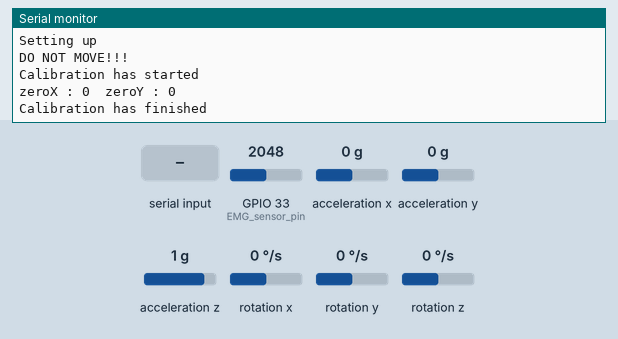
Simulated run of this sketch. Board: ESP32. Parts: the last lines printed to the serial monitor. The inputs (shaded band) are chosen by the test bench; at power-on: acceleration x 0 g, acceleration y 0 g, GPIO 33 (EMG_sensor_pin) = 2048, acceleration z 1 g, rotation x 0 °/s, rotation y 0 °/s, rotation z 0 °/s. Nothing arrives over Bluetooth unless stated.

Above: at 5.8 s.
5.9 s: acceleration x set to -1.4 g
At 6.7 s:
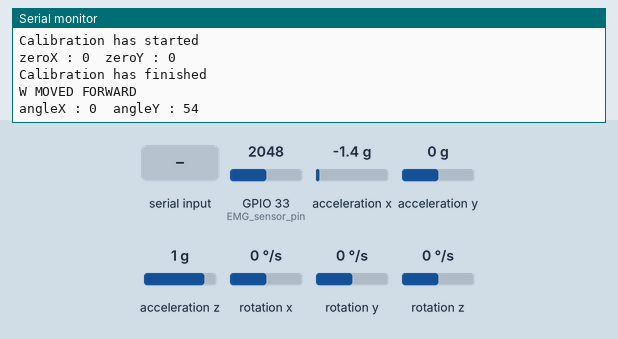
7.4 s: "<1>" received over Serial
At 7.8 s:
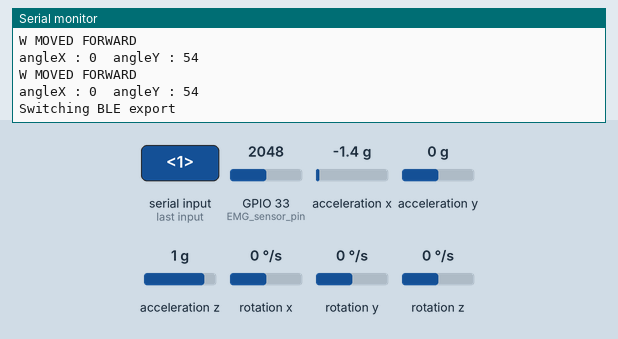
8.9 s: acceleration x set to 0.8 g
At 9.3 s:
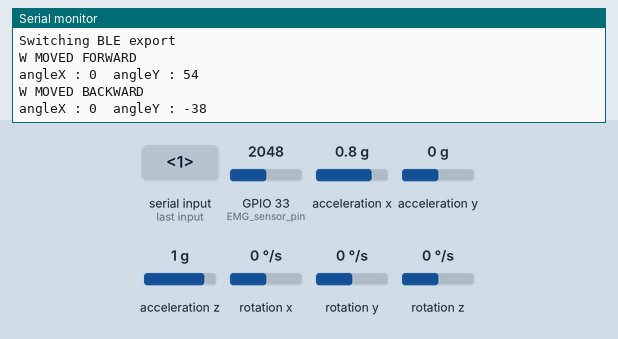
11.4 s: acceleration y set to -1.4 g
At 12.7 s:
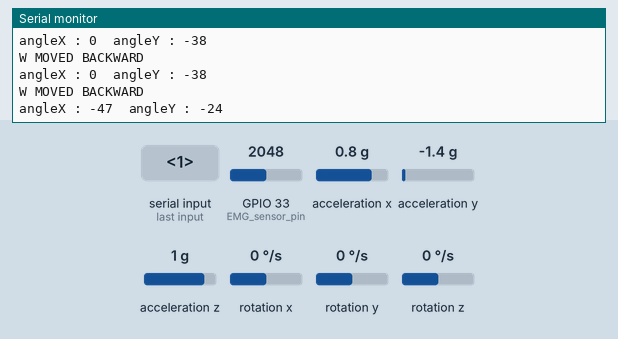
12.9 s: acceleration x set to 0 g
At 13.7 s:
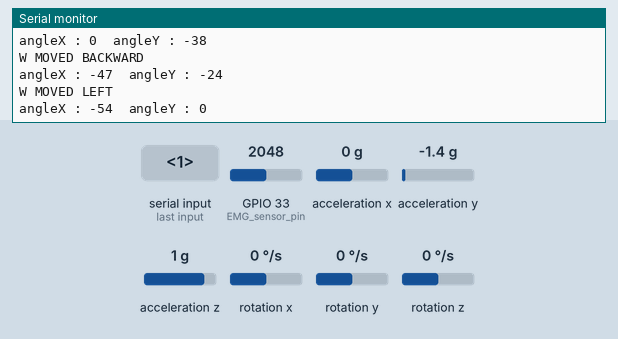
15.4 s: acceleration y set to 0.8 g
At 16.3 s:
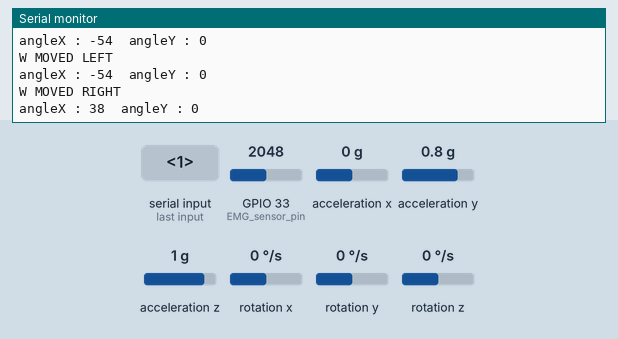
Timing chart, 0 to 18.4 s (numbered marks = the images above; inputs shaded):
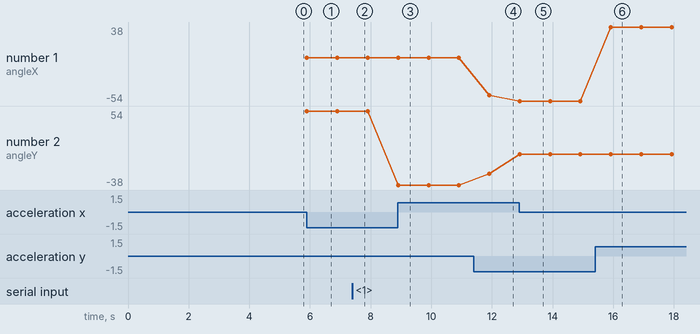

Measured:
- after the input at 5.9 s, the serial monitor: prints a new line at once (image 1)
- after the input at 7.4 s, the serial monitor: prints a new line at once (image 2)
- after the input at 8.9 s, the serial monitor: prints a new line at once (image 3)
- after the input at 11.4 s, the serial monitor: prints a new line after 0.51 s (image 4)
- after the input at 12.9 s, the serial monitor: prints a new line at once (image 5)
- after the input at 15.4 s, the serial monitor: prints a new line after 0.52 s (image 6)
- plotted number 1: 0 → -47 after the input at 11.4 s, -47 → -54 after the input at 12.9 s, -54 → 38 after the input at 15.4 s
- plotted number 2: 54 → -38 after the input at 8.9 s, -38 → -24 after the input at 11.4 s

The sketch:

BP_FINAL.ino
```cpp
// including keyboard library
#include <BleKeyboard.h>
BleKeyboard bleKeyboard;  //     bleKeyboard.write(0xD7,0xD8,0xDA,0xD9);
// including MPU library
#include <MPU6050_tockn.h>
// including WIRE library
#include <Wire.h>
// including BTSerial library

//#define BLEKEYBOARD
// uncomment this if you want to have export as blekeyboard


#include "BluetoothSerial.h"
#if !defined(CONFIG_BT_ENABLED) || !defined(CONFIG_BLUEDROID_ENABLED)
#error Bluetooth is not enabled! Please run `make menuconfig` to and enable it
#endif
BluetoothSerial SerialBT;
// ================================================================
// ===                   MPU6050 variables                      ===
// ================================================================

int actual_X, actual_Y;
int zero_X, zero_Y;
int CalibCount = 2000;
int ThreshHold = 12;
int Move = 0;
String printDir = "";
boolean moved = false;
unsigned long last_pressed = 0;
unsigned long lastShowed = 0;

MPU6050 mpu6050(Wire);

// ================================================================
// ===                   BT variables                           ===
// ================================================================

int dataReaderead[5];
boolean newData = false;
const byte numChars = 32;
char receivedChars[numChars];
boolean BLE_export = false;
String pressed_button;
boolean wasConnected = false;

// ================================================================
// ===                   EMG variables                          ===
// ================================================================

int EMG_sensor_pin = 33;
float EMG_sensor_values;

// XXXXXXXXXXXXXXXXXXXXXXXXXXXXXXXXXXXXXXXXXXXXXXXXXXXXXXXXXXXXXXXX
// XXX                         SETUP                            XXX
// XXXXXXXXXXXXXXXXXXXXXXXXXXXXXXXXXXXXXXXXXXXXXXXXXXXXXXXXXXXXXXXX
void setup() {
  SerialBT.begin("DV"); //Bluetooth device name
  Serial.begin(115200);
  Serial.println("Setting up");
  Wire.begin(4, 0);
  Wire.setClock(400000);
  #ifdef BLEKEYBOARD
  Serial.println("Bluetooth keyboard output is ON");
  bleKeyboard.begin();
  BLE_export = true;
  #endif
  mpu6050.begin();
  mpu6050.setGyroOffsets(-5.251 - 1.6, 1, 39);
  Serial.println("DO NOT MOVE!!!");
  Serial.println("Calibration has started");
  myCalibration(false);
  //input true, if you want to display variables during calibration
  Serial.println("Calibration has finished");
}
// ================================================================
// ===                    myCalibration                        ===
// ================================================================
void myCalibration(boolean bol) {
  for (int i = 0; i < CalibCount; i++) {
    mpu6050.update();
    zero_X += mpu6050.getAngleX();
    zero_Y += mpu6050.getAngleY();
    if(bol){
    Serial.print("angleX : ");
    Serial.print(mpu6050.getAngleX());
    Serial.print("\tangleY : ");
    Serial.println(mpu6050.getAngleY());
    }
  }
  zero_X = zero_X / CalibCount;
  zero_Y = zero_Y / CalibCount;
  Serial.print("zeroX : ");
  Serial.print(zero_X);
  Serial.print("\tzeroY : ");
  Serial.println(zero_Y);
  delay(1000);
}
// XXXXXXXXXXXXXXXXXXXXXXXXXXXXXXXXXXXXXXXXXXXXXXXXXXXXXXXXXXXXXXXX
// XXX                         LOOP                             XXX
// XXXXXXXXXXXXXXXXXXXXXXXXXXXXXXXXXXXXXXXXXXXXXXXXXXXXXXXXXXXXXXXX
void loop() {
  checkAngle();
  sendProperWay();
  checkIncome();
}

// ================================================================
// ===                    BT reciever                           ===
// ================================================================
void sendProperWay() {
  if (BLE_export) {
      if (millis() - last_pressed > 500) {
        switch (Move) {
          case 0:
            break;
          case 1:
            bleKeyboard.write(0xDA);
            break;
          case 2:
            bleKeyboard.write(0xD9);
            break;
          case 3:
            bleKeyboard.write(0xD8);
            break;
          case 4:
            bleKeyboard.write(0xD7);
            break;
        }
        last_pressed = millis();
      }
  } else {
    getEmgValues();
    arraySend();
  }
  Move = 0;
}
// ================================================================
// ===                    BT reciever                           ===
// ================================================================
void checkIncome() {
  if (Serial.available() > 0) {
    dataReader();
    if (newData) {
      switch (dataReaderead[0]) {
        case 0:
          SerialBT.end();
          //Serial.begin(115200);
          break;
        case 1:
          Serial.println("Switching BLE export");
          SerialBT.end();
           //bleKeyboard.begin();
          BLE_export = !BLE_export;
          break;
        case 2:
          ThreshHold = dataReaderead[1];
          break;
      }
      newData = false;
    }
  }
}
// ================================================================s
// ===                    Sending String                        ===
// ================================================================
void arraySend() {
  String sending_string = String(Move) + "," + String(EMG_sensor_values);
  //Serial.println(sending_string);
  //uncomment this if you want to display sending data
  SerialBT.print(sending_string);
}
// ================================================================
// ===                    BT function                           ===
// ================================================================
int writeTodataReader( int ndx, String string) {
  int myInt;
  receivedChars[ndx] = '\0'; // terminate the string
  for (int i = 0; i < ndx; i++) {
    string = string + receivedChars[i];
  }
  myInt = string.toInt();
  return (myInt);
}
void dataReader() {
  int index = 0;
  static boolean recvInProgress = false;
  static byte ndx = 0;
  char startMarker = '<';
  char endMarker = '>';
  char gapMarker = ',';
  char rc;
  String string;

  while (Serial.available() > 0 && newData == false) {
    rc = Serial.read();
    if (recvInProgress == true) {
      if (rc != endMarker) {
        if (rc == gapMarker) {
          dataReaderead[index] = writeTodataReader(ndx, string);
          index++;
          string = "";
          ndx = 0;
        } else {
          receivedChars[ndx] = rc;
          ndx++;
          if (ndx >= numChars) {
            ndx = numChars - 1;
          }
        }
      }
      else {
        dataReaderead[index] = writeTodataReader(ndx, string);
        recvInProgress = false;
        newData = true;
        ndx = 0;
      }
    }
    else if (rc == startMarker) {
      recvInProgress = true;
    }
  }
}
// ================================================================
// ===                    Getting EMG values                    ===
// ================================================================
void getEmgValues() {
  EMG_sensor_values = analogRead(EMG_sensor_pin) * (5000 / 1023);
}
// ================================================================
// ===                    checkAngle                            ===
// ================================================================
void checkAngle() {
  mpu6050.update();
  actual_X = mpu6050.getAngleX();
  actual_Y = mpu6050.getAngleY();
    if (actual_X < zero_X - ThreshHold) {
      printDir = "LEFT";
      Move = 3;
      moved = true;
    }
    if (actual_X > zero_X + ThreshHold) {
      printDir = "RIGHT";
      Move = 4;
      moved = true;
    }
    if (actual_Y < zero_Y - ThreshHold) {
      printDir = "BACKWARD";
      Move = 2;
      moved = true;
    }
    if (actual_Y > zero_Y + ThreshHold) {
      printDir = "FORWARD";
      Move = 1;
      moved = true;
  }
  if (moved && millis() - lastShowed > 1000) {
    Serial.println("W MOVED " + printDir);
    Serial.print("angleX : ");
    Serial.print(actual_X);
    Serial.print("\tangleY : ");
    Serial.println(actual_Y);
    moved = false;
    lastShowed = millis();
  }
}
```
